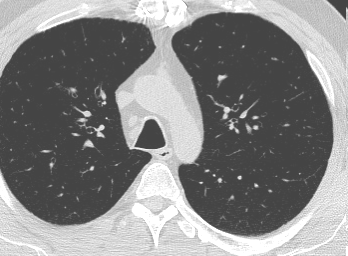
#> input picture COVID/Covid (100).png, 348 x 256 px, found by its file name; its folder holds only this picture in this run
$ jupyter execute --allow-errors Covid.ipynb
#> lines starting #> are read from the running program, lines starting #| are printed output that depends on the picture
#> further down, img is the input picture: shape (256, 348, 3); min 68, max 255, mean 133.5
#> `img = cv2.resize(img, (IMG_SIZE, IMG_SIZE))`:
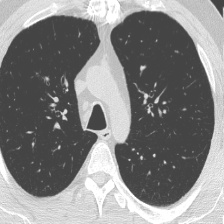
#> img: shape (224, 224, 3); min 68, max 255, mean 133.4
[cell 1]
import os
import cv2
import numpy as np
from sklearn.model_selection import train_test_split

[cell 2]
# Define the path to the dataset
data_dir = 'E:/ML projects/COVID-19 detection in X-ray images/archive'

# Define the image size
IMG_SIZE = 224

# Define the list of classes
CLASSES = ['COVID', 'non-COVID']

# Load and preprocess the images
X, y = [], []
#> (the rest of this cell did not finish here and is left out)
